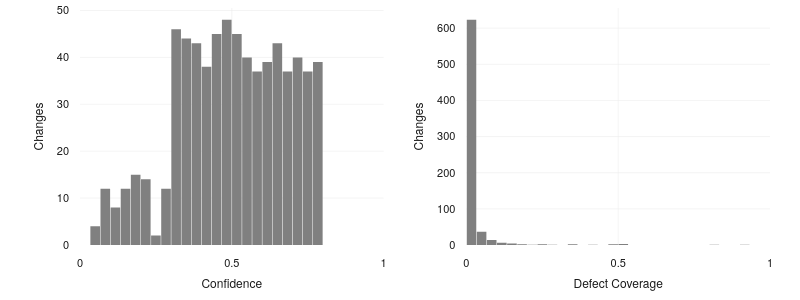

Here is the notebook cell this chart was saved with:
### Code cell
from plotly.subplots import make_subplots

make_subplots(
    rows=1,
    cols=2,
    horizontal_spacing=0.12,
).add_trace(
    go.Histogram(
        x=panel["rho"].to_numpy(),
        xbins=dict(start=0, end=1, size=1 / 30),
        marker_color=color,
    ),
    row=1,
    col=1,
).add_trace(
    go.Histogram(
        x=panel["coverage"].to_numpy(),
        xbins=dict(start=0, end=1, size=1 / 30),
        marker_color=color,
    ),
    row=1,
    col=2,
).update_xaxes(
    title_text="Confidence", range=[0, 1], row=1, col=1
).update_xaxes(
    title_text="Defect Coverage", range=[0, 1], row=1, col=2
).update_yaxes(
    title_text="Changes", row=1, col=1
).update_yaxes(
    title_text="Changes", row=1, col=2
).update_layout(
    bargap=0.05, height=300, width=800, showlegend=False
).show(
    config={"toImageButtonOptions": {"format": "svg"}}
)

### Figure 1 — Plotly figure (JSON) as saved in the notebook; plotly's stock layout.template omitted (floating-point values rounded to 4 significant figures; data arrays with more than 128 entries replaced by an {"elided": "..."} marker saying what was removed)
{"data": [{"marker": {"color": "#808080"}, "type": "histogram", "x": {"elided": "700 float values"}, "xaxis": "x", "xbins": {"end": 1, "size": 0.03333, "start": 0}, "yaxis": "y"}, {"marker": {"color": "#808080"}, "type": "histogram", "x": {"elided": "700 float values"}, "xaxis": "x2", "xbins": {"end": 1, "size": 0.03333, "start": 0}, "yaxis": "y2"}], "layout": {"bargap": 0.05, "height": 300, "showlegend": false, "width": 800, "xaxis": {"anchor": "y", "domain": [0, 0.44], "range": [0, 1], "title": {"text": "Confidence"}}, "xaxis2": {"anchor": "y2", "domain": [0.56, 1], "range": [0, 1], "title": {"text": "Defect Coverage"}}, "yaxis": {"anchor": "x", "domain": [0, 1], "title": {"text": "Changes"}}, "yaxis2": {"anchor": "x2", "domain": [0, 1], "title": {"text": "Changes"}}}}
